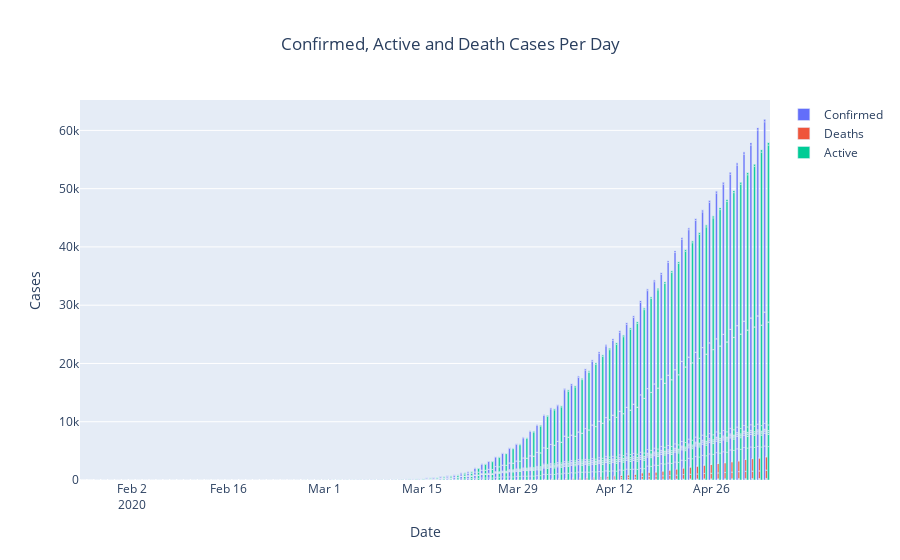

Notebook cell for this chart:
### Code cell
import plotly.graph_objects as go

canada3['Date'] = pd.to_datetime(canada3['Date'])
fig = go.Figure(data=[
    go.Bar(name='Confirmed', x=canada3['Date'], y=canada3['Confirmed']),
    go.Bar(name='Deaths', x=canada3['Date'], y=canada3['Deaths']),
    go.Bar(name='Active', x=canada3['Date'], y=canada3['Active'])
])
# Change the bar mode
fig.update_layout(barmode='group')
fig.update_layout(title_text='Confirmed, Active and Death Cases Per Day', title_x=0.5)
fig.update_xaxes(title_text='Date')
fig.update_yaxes(title_text='Cases')
fig.show()

### Figure 1 — Plotly figure (JSON) as saved in the notebook; plotly's stock layout.template omitted (floating-point values rounded to 4 significant figures; data arrays with more than 128 entries replaced by an {"elided": "..."} marker saying what was removed)
{"data": [{"name": "Confirmed", "type": "bar", "x": {"elided": "771 str values"}, "y": {"elided": "771 int values"}}, {"name": "Deaths", "type": "bar", "x": {"elided": "771 str values"}, "y": {"elided": "771 int values"}}, {"name": "Active", "type": "bar", "x": {"elided": "771 str values"}, "y": {"elided": "771 int values"}}], "layout": {"barmode": "group", "title": {"text": "Confirmed, Active and Death Cases Per Day", "x": 0.5}, "xaxis": {"title": {"text": "Date"}}, "yaxis": {"title": {"text": "Cases"}}}}
